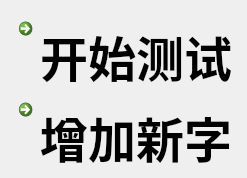
<?xml version="1.0" encoding="UTF-8"?>
<ui version="4.0">
 <class>SelectDlg</class>
 <widget class="QWidget" name="SelectDlg">
  <property name="geometry">
   <rect>
    <x>0</x>
    <y>0</y>
    <width>243</width>
    <height>174</height>
   </rect>
  </property>
  <property name="windowTitle">
   <string>Form</string>
  </property>
  <layout class="QVBoxLayout" name="verticalLayout">
   <item>
    <widget class="QCommandLinkButton" name="test">
     <property name="font">
      <font>
       <pointsize>36</pointsize>
      </font>
     </property>
     <property name="text">
      <string>开始测试</string>
     </property>
    </widget>
   </item>
   <item>
    <widget class="QCommandLinkButton" name="add">
     <property name="font">
      <font>
       <pointsize>36</pointsize>
      </font>
     </property>
     <property name="text">
      <string>增加新字</string>
     </property>
    </widget>
   </item>
  </layout>
 </widget>
 <resources/>
 <connections/>
 <slots>
  <signal>add()</signal>
  <signal>begin()</signal>
 </slots>
</ui>
